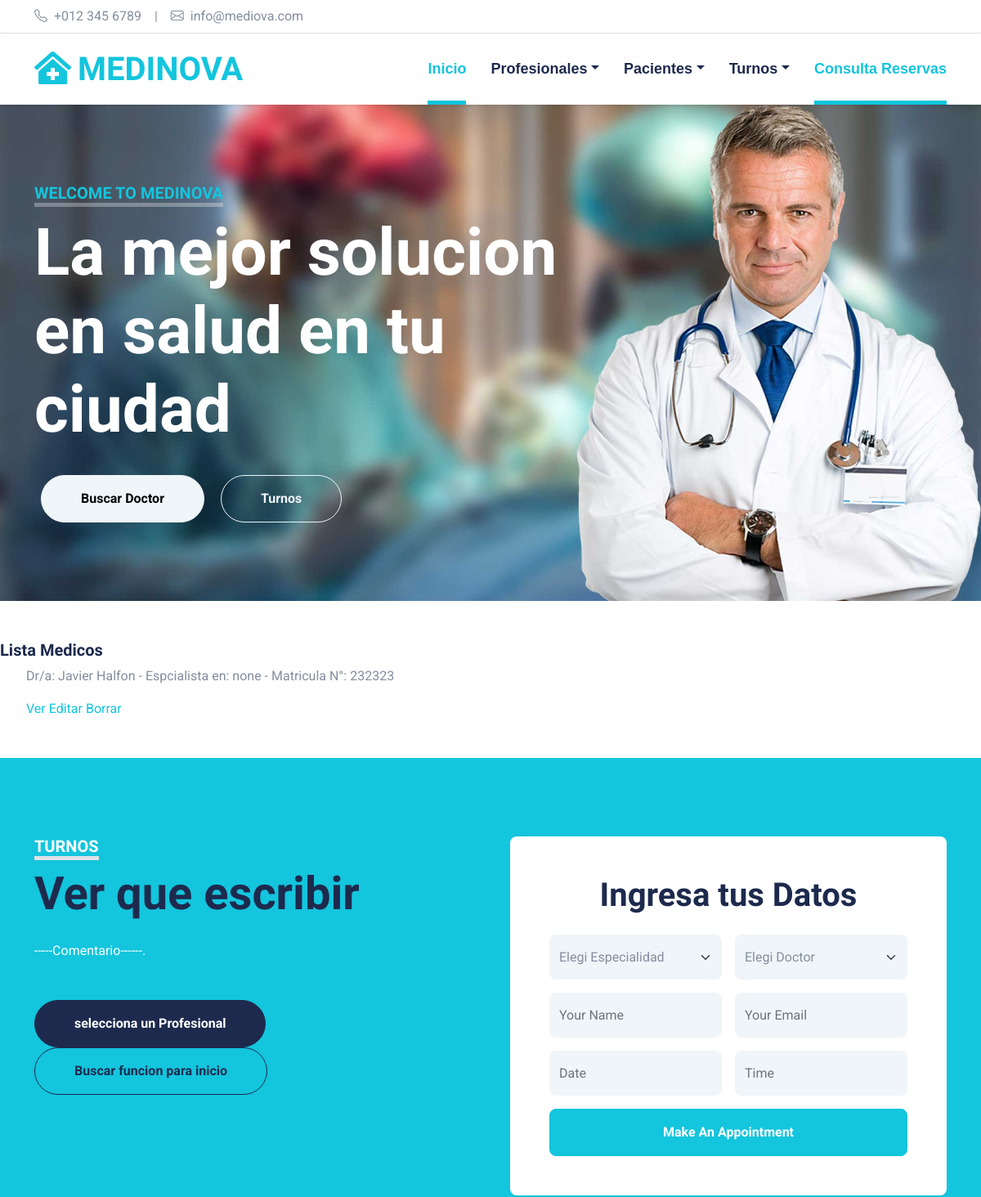
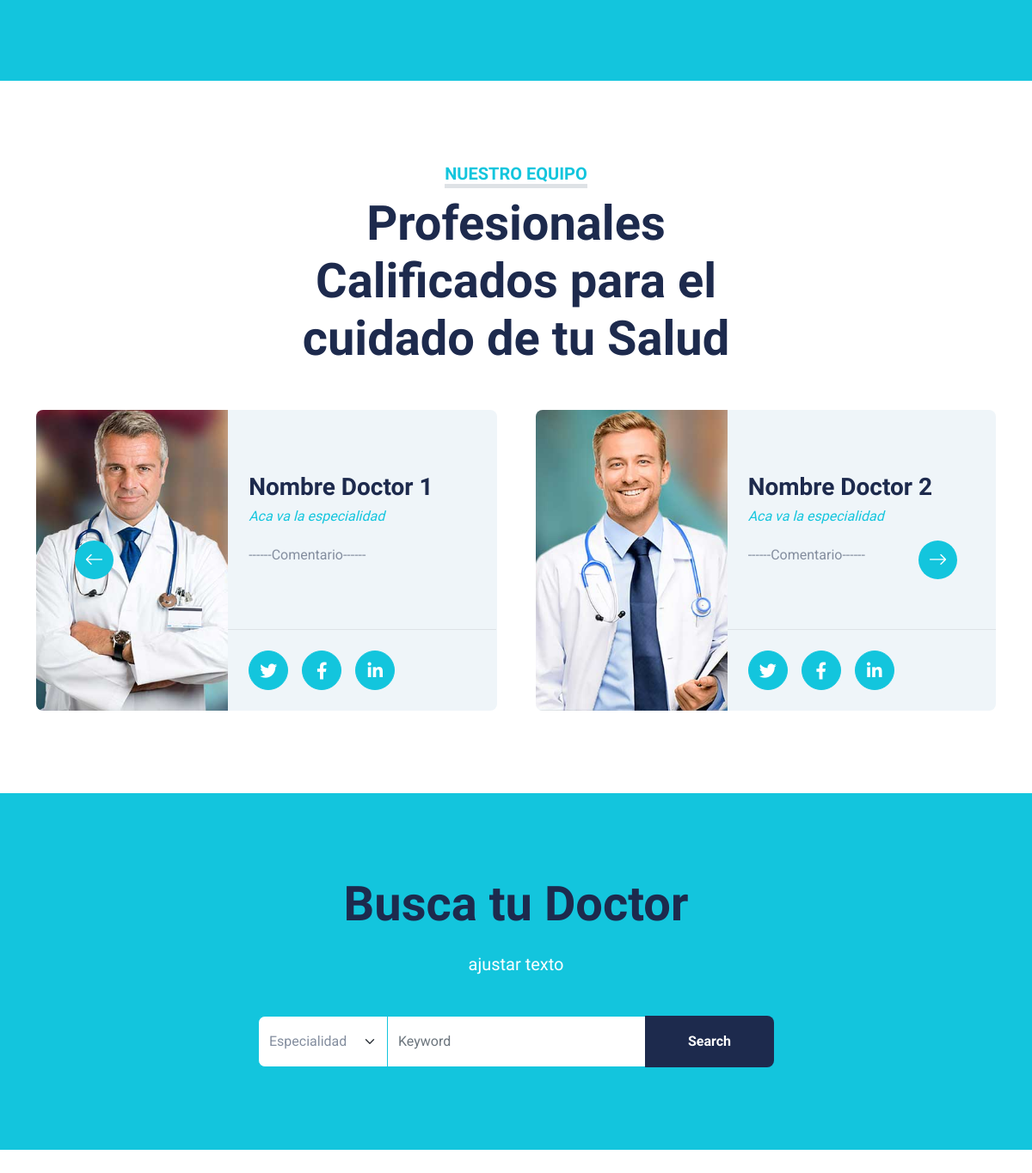
/AppTurnos1/medicos/lista/, run on the app's committed database (2 pictures, top to bottom).
### AppTurnos1/models.py (models this page shows, shortened)
class medicos(models.Model):
    nombre = models.CharField(max_length=40)
    apellido = models.CharField(max_length=40)
    dedicacion= models.CharField(max_length=40)
    matricula = models.IntegerField()

### AppTurnos1/views.py (the view)
# urls.py: path('medicos/lista/', views.medicoList.as_view(),name='Listmedico'),
class medicoList(ListView):
    model = medicos
    template= 'AppTurnos1/medicos_List.html'

### AppTurnos1/templates/AppTurnos1/medicos_List.html
{% extends "AppTurnos1/index.html" %}
{% load static %}
{% block Acavaloquecambia %}
<h5> Lista Medicos </h5>
<ul>
    {% for medico in object_list %}
        <p>Dr/a: {{medico.nombre}} {{medico.apellido}} - Espcialista en: {{medico.dedicacion}} - Matricula N°: {{medico.matricula}}</p>
        <p>
            <a href="{% url 'Detailmedico' medico.id %}"> Ver</a>
            <a href="{% url 'Editmedico' medico.id %}"> Editar</a>
            <a href="{% url 'Deletemedico' medico.id %}"> Borrar</a>
        </p>
    {% endfor %}
</ul>
{% endblock %}

### AppTurnos1/static/AppTurnos1/css/style.css (style rules this page uses)
:root { --primary: #13C5DD; --secondary: #354F8E; --light: #EFF5F9; --dark: #1D2A4D; }

### data on the page
medicos: nombre "Javier", apellido "Halfon", dedicacion "none", matricula "232323"
